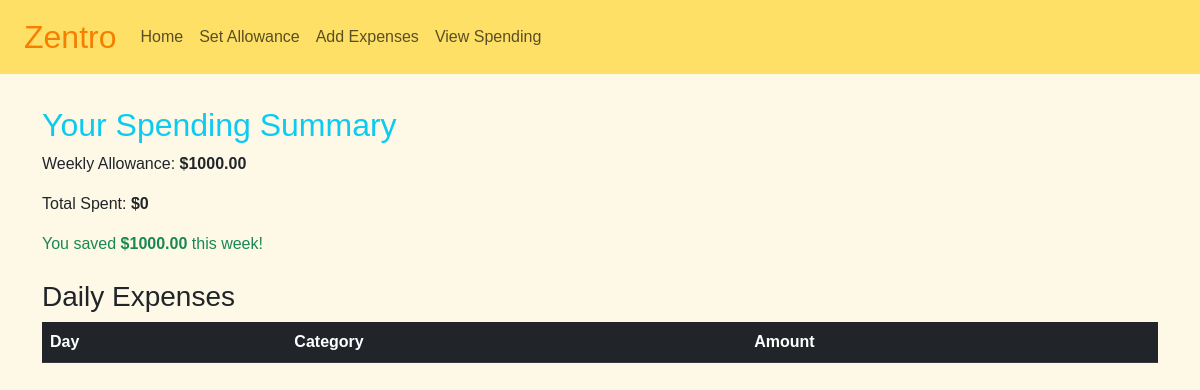
Page /view-spending/ (signed in) on the earlier database version.
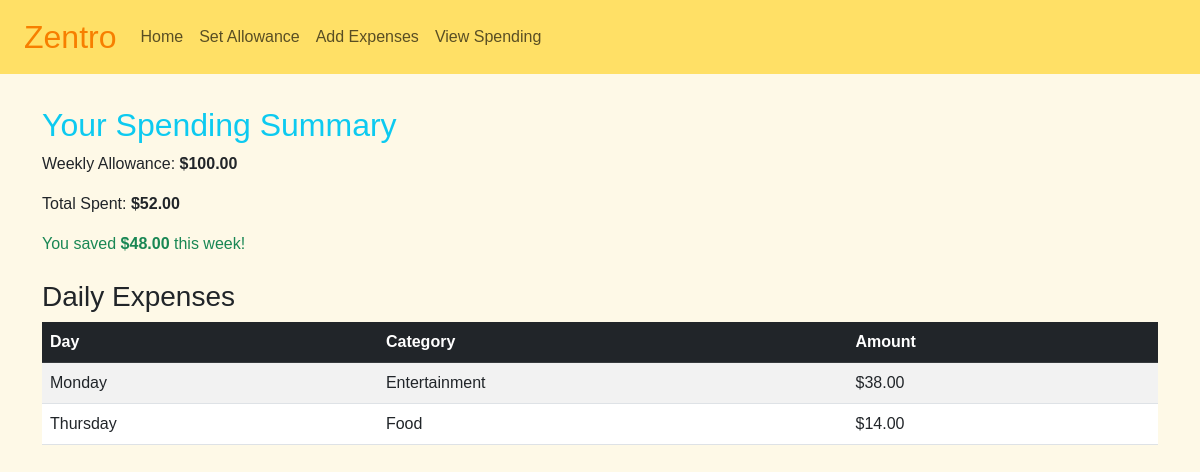
Same page on the later database version.
### myapp/models.py (models this page shows, shortened)
class WeeklyAllowance(models.Model):
    user = models.ForeignKey(User, on_delete=models.CASCADE)
    amount = models.DecimalField(max_digits=10, decimal_places=2)

class DailyExpense(models.Model):
    DAY_CHOICES = [
        ('Mon', 'Monday'),
        ('Tue', 'Tuesday'),
        ('Wed', 'Wednesday'),
        ('Thu', 'Thursday'),
        ('Fri', 'Friday'),
        ('Sat', 'Saturday'),
        ('Sun', 'Sunday')
    ]
    allowance = models.ForeignKey(WeeklyAllowance, on_delete=models.CASCADE)
    day = models.CharField(max_length=3, choices=DAY_CHOICES)
    category = models.ForeignKey(Category, on_delete=models.CASCADE)
    amount = models.DecimalField(max_digits=10, decimal_places=2)

class Category(models.Model):
    name = models.CharField(max_length=50, unique=True)
    def __str__(self):
        return self.name

### myapp/views.py (the view)
# urls.py: path('view-spending/', views.view_spending, name='view_spending'),
@login_required
def view_spending(request):
    allowance = WeeklyAllowance.objects.filter(user=request.user).latest('id')
    expenses = DailyExpense.objects.filter(allowance=allowance)
    total_spent = sum(expense.amount for expense in expenses)
    savings = allowance.amount - total_spent
    context = {
        'allowance': allowance,
        'expenses': expenses,
        'total_spent': total_spent,
        'savings': savings,
    }
    return render(request, 'view_spending.html', context)

### myapp/templates/view_spending.html (shortened to what this page needs)
{% extends 'base.html' %}
{% block content %}
<h2 class="text-info">Your Spending Summary</h2>
<p>Weekly Allowance: <strong>${{ allowance.amount }}</strong></p>
<p>Total Spent: <strong>${{ total_spent }}</strong></p>
{% if savings >= 0 %}
    <p class="text-success">You saved <strong>${{ savings }}</strong> this week!</p>
{% else %}
    <p class="text-danger">You overspent by <strong>${{ savings|cut:"-" }}</strong> this week!</p>
{% endif %}
<h3 class="mt-4">Daily Expenses</h3>
<table class="table table-striped mt-2">
    <thead class="table-dark">
        <tr>
            <th>Day</th>
            <th>Category</th>
            <th>Amount</th>
        </tr>
    </thead>
    <tbody>
        {% for expense in expenses %}
        <tr>
            <td>{{ expense.get_day_display }}</td>
            <td>{{ expense.category }}</td>
            <td>${{ expense.amount }}</td>
        </tr>
        {% endfor %}
    </tbody>
</table>
{% endblock %}

### myapp/templates/base.html (shortened to what this page needs)
<!DOCTYPE html>
<html lang="en">
<head>
    <link rel="stylesheet" href="https://cdn.jsdelivr.net/npm/bootstrap@5.3.0/dist/css/bootstrap.min.css">
</head>
<body>
    <nav class="navbar navbar-expand-lg navbar-light px-4">
        <a class="navbar-brand zentro-header" href="/">Zentro</a>
        <div class="navbar-nav">
            <a class="nav-link" href="/">Home</a>
            <a class="nav-link" href="/set-allowance/">Set Allowance</a>
            <a class="nav-link" href="/add-expenses/">Add Expenses</a>
            <a class="nav-link" href="/view-spending/">View Spending</a>
        </div>
    </nav>
    <div class="container">
        {% block content %}{% endblock %}
    </div>
</body>
</html>

### myapp/templates/base.html (style rules this page uses)
body { background-color: #fef9e7; font-family: 'Comic Sans MS', cursive, sans-serif; }
nav { background-color: #ffe066; }
.zentro-header { font-size: 2rem; color: #f77f00; }
.container { margin-top: 2rem; }
table { background-color: white; }

Differences in the rows shown:
no longer on this page (row unchanged): WeeklyAllowance: amount "1000.00"
added WeeklyAllowance: amount "100.00"
added DailyExpense: day "Monday", category "Entertainment", amount "38.00"
added DailyExpense: day "Thursday", category "Food", amount "14.00"
Other differences:
{{ total_spent }}: "0" → "52.00"
{{ savings }}: "1000.00" → "48.00"
